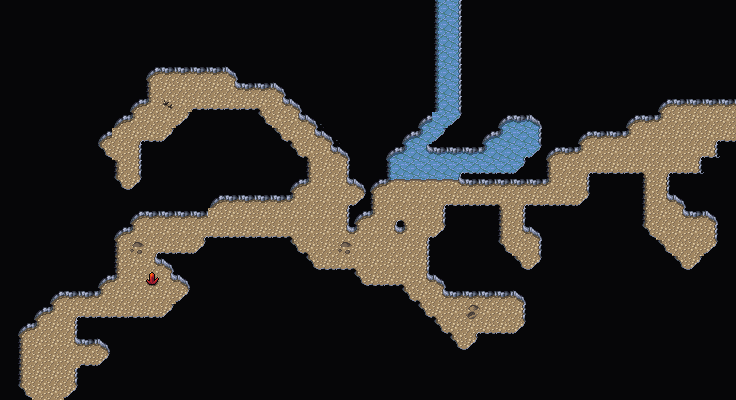

A 2D game scene composited from a Tiled map and its tileset images. What follows is a short description and the map's XML, with each tile layer's data collapsed to a summary:
An orthogonal 46x25 tile map with 16x16 px tiles, 5 tile layers (Background, Foreground, Walls, Clutter, ...), 3 tilesets and 27 objects.

<map version="1.10" tiledversion="1.10.2" orientation="orthogonal" renderorder="right-down" width="46" height="25" tilewidth="16" tileheight="16" infinite="0" nextlayerid="11" nextobjectid="97">
 <editorsettings>
  <export target="wastetown..tmx" format="tmx" />
 </editorsettings>
 <tileset firstgid="1" source="../../../../common/maps/tileset/main.tsx" />
 <tileset firstgid="10113" source="../../../../common/maps/tileset/buildings.tsx" />
 <tileset firstgid="11905" source="../../../../common/maps/tileset/main-nocollide.tsx" />
 <layer id="7" name="Background" width="46" height="25">
  <data>[1150 cells, 816 non-empty, 3 distinct tile ids]</data>
 </layer>
 <layer id="9" name="Foreground" width="46" height="25">
  <data>[1150 cells, 19 non-empty, 4 distinct tile ids]</data>
 </layer>
 <layer id="8" name="Walls" width="46" height="25">
  <data>[1150 cells, 317 non-empty, 7 distinct tile ids]</data>
 </layer>
 <layer id="6" name="Clutter" width="46" height="25">
  <properties>
   <property name="spriteLayer" type="bool" value="true" />
  </properties>
  <data>[1150 cells, 319 non-empty, 21 distinct tile ids]</data>
 </layer>
 <layer id="10" name="Clutter 2" width="46" height="25">
  <data>[1150 cells, 1 non-empty, 1 distinct tile ids]</data>
 </layer>
 <objectgroup id="4" name="Objects">
  <object id="53" template="../../../../common/maps/obj/treasure.tx" x="120.5" y="177"><properties><property name="reward">[
  {
    "type": "card",
    "sourceDeck": "decks/rewards/tier-A.dck",
    "probability": 0.002,
    "count": 1,
    "addMaxCount": 2
  },
  {
    "type": "card",
    "sourceDeck": "decks/rewards/tier-B.dck",
    "probability": 0.02,
    "count": 1,
    "addMaxCount": 2
  },
  {
    "type": "card",
    "sourceDeck": "decks/rewards/tier-C.dck",
    "probability": 0.1,
    "count": 1,
    "addMaxCount": 2
  },
  {
    "type": "card",
    "sourceDeck": "decks/rewards/tier-D.dck",
    "probability": 0.68,
    "count": 1,
    "addMaxCount": 2
  },
  {
    "type": "card",
    "sourceDeck": "decks/rewards/tier-E.dck",
    "probability": 1.0,
    "count": 1,
    "addMaxCount": 2
  }
]</property></properties></object>
  <object id="59" template="../../../../common/maps/obj/enemy.tx" x="317.667" y="195">
   <properties>
    <property name="enemy" value="Cave Spider" />
    <property name="threatRange" type="int" value="40" />
    <property name="waypoints" value="82,83" />
   </properties>
  </object>
  <object id="60" template="../../../../common/maps/obj/enemy.tx" x="383.5" y="267.833">
   <properties>
    <property name="enemy" value="Horror" />
    <property name="threatRange" type="int" value="10" />
    <property name="waypoints" value="89,90" />
   </properties>
  </object>
  <object id="61" template="../../../../common/maps/obj/enemy.tx" x="165.333" y="241">
   <properties>
    <property name="enemy" value="Skeleton" />
    <property name="threatRange" type="int" value="40" />
    <property name="waypoints" value="81,80,79,80,81,82" />
   </properties>
  </object>
  <object id="62" template="../../../../common/maps/obj/enemy.tx" x="441.5" y="199.5">
   <properties>
    <property name="enemy" value="Water Elemental" />
    <property name="threatRange" type="int" value="20" />
    <property name="waypoints" value="88,87" />
   </properties>
  </object>
  <object id="63" template="../../../../common/maps/obj/enemy.tx" x="649.5" y="190">
   <properties>
    <property name="enemy" value="Zombie" />
    <property name="threatRange" type="int" value="20" />
    <property name="waypoints" value="92,91" />
   </properties>
  </object>
  <object id="64" template="../../../../common/maps/obj/gold.tx" x="681" y="244" />
  <object id="65" template="../../../../common/maps/obj/gold.tx" x="498" y="322" />
  <object id="66" template="../../../../common/maps/obj/gold.tx" x="147" y="312" />
  <object id="71" template="../../../../common/maps/obj/door_left.tx" gid="2147494992" x="720" y="144" width="16" height="48" rotation="0">
   <properties>
    <property name="teleport" value="../Shandalar Old Border/maps/map/nahiri/nahiri.tmx" />
    <property name="teleportObjectId" value="79" />
   </properties>
  </object>
  <object id="74" template="../../../../common/maps/obj/manashards.tx" x="520" y="263" />
  <object id="75" template="../../../../common/maps/obj/manashards.tx" x="484" y="321" />
  <object id="76" template="../../../../common/maps/obj/manashards.tx" x="152" y="298" />
  <object id="77" template="../../../../common/maps/obj/manashards.tx" x="165" y="101" />
  <object id="78" template="../../../../common/maps/obj/booster.tx" x="50.6667" y="338">
   <properties>
    <property name="reward">[
  {
    "editions": [ "STH", "EXO", "NMS" ],
    "type": "card",
    "count": 10,
    "rarity": [ "Common" ]
  },
  {
    "editions": [ "STH", "EXO", "NMS" ],
    "type": "card",
    "count": 3,
    "rarity": [ "Uncommon" ]
  },
  {
    "editions": [ "STH", "EXO", "NMS" ],
    "type": "card",
    "count": 3,
    "rarity": [ "Rare" ]
  }
]
</property>
   </properties>
  </object>
  <object id="79" template="../../../../common/maps/obj/waypoint.tx" x="122" y="296" />
  <object id="80" template="../../../../common/maps/obj/waypoint.tx" x="120.667" y="262" />
  <object id="81" template="../../../../common/maps/obj/waypoint.tx" x="142.667" y="238" />
  <object id="82" template="../../../../common/maps/obj/waypoint.tx" x="302.667" y="231.333" />
  <object id="83" template="../../../../common/maps/obj/waypoint.tx" x="320" y="170.667" />
  <object id="87" template="../../../../common/maps/obj/waypoint.tx" x="387.333" y="204.667" />
  <object id="88" template="../../../../common/maps/obj/waypoint.tx" x="558" y="201.333" />
  <object id="89" template="../../../../common/maps/obj/waypoint.tx" x="405.333" y="270" />
  <object id="90" template="../../../../common/maps/obj/waypoint.tx" x="357.333" y="262.667" />
  <object id="91" template="../../../../common/maps/obj/waypoint.tx" x="652.667" y="225.333" />
  <object id="92" template="../../../../common/maps/obj/waypoint.tx" x="642" y="146" />
  <object id="96" template="../../../../common/maps/obj/door_down.tx" x="40.3333" y="388.333">
   <properties>
    <property name="direction" value="left" />
    <property name="teleport" value="../Shandalar Old Border/maps/map/nahiri/nahiri.tmx" />
    <property name="teleportObjectId" value="106" />
   </properties>
  </object>
 </objectgroup>
</map>
